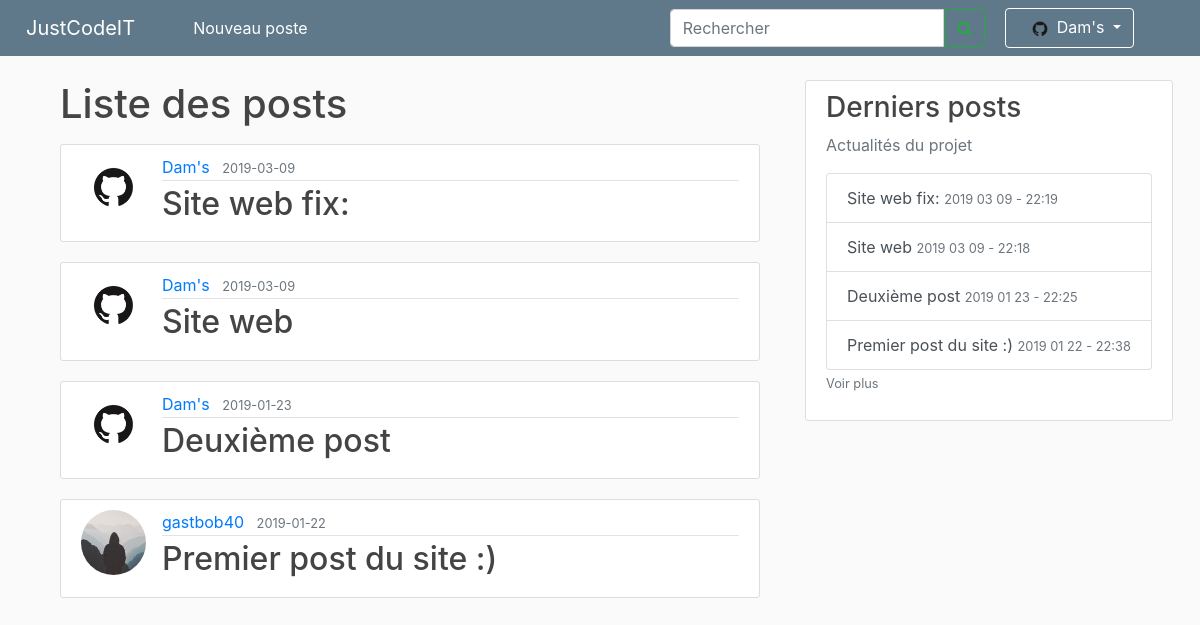
/posts (signed in), run on the app's committed database.
### site_jci/models.py (models this page shows, shortened)
class User(db.Model, UserMixin):
    id = db.Column(db.Integer, primary_key=True)
    username = db.Column(db.String(20), unique=True, nullable=False)
    password = db.Column(db.String(60), nullable=False)
    image_file = db.Column(db.String(20), nullable=False, default='default.jpg')
    permission = db.Column(db.String(40), nullable=False)
    posts = db.relationship('Post', backref='author', lazy=True)

class Post(db.Model):
    id = db.Column(db.Integer, primary_key=True)
    title = db.Column(db.String(100), nullable=False)
    date_posted = db.Column(db.DateTime, nullable=False, default=datetime.utcnow)
    content = db.Column(db.Text, nullable=False)
    user_id = db.Column(db.Integer, db.ForeignKey('user.id'), nullable=False)

### site_jci/routes.py (the view)
@app.route("/posts")
def list_posts():
    posts = db.session.query(Post).all()
    return render_template("posts.html", posts=posts)

### site_jci/models.py (called while the page is built)
@login_manager.user_loader
def load_user(user_id):
    return User.query.get(int(user_id))

### site_jci/routes.py (called while the page is built)
@app.context_processor
def context_processor():
    posts = db.session.query(Post).all()
    if current_user.is_authenticated:
        image_file = url_for('static', filename='profile_pics/' + current_user.image_file)
        return dict(posts=posts, image_file_user=image_file)
    return dict(posts=posts)

### site_jci/templates/posts.html
{% extends "layout.html" %}
{% block content %}
<main role="main" class="container">
    <h1 class="mb-3">Liste des posts</h1>
    {% for post in posts|sort(attribute='date_posted', reverse = True) %}
    <article class="media content-section">
        <img class="rounded-circle article-img" src="{{ url_for('static', filename='profile_pics/' + post.author.image_file) }}">
        <div class="media-body">
            <div class="article-metadata">
                <a class="mr-2" href="{{ url_for('user_posts', username=post.author.username) }}">{{
                    post.author.username }}</a>
                <small class="text-muted">{{ post.date_posted.strftime('%Y-%m-%d') }}</small>
            </div>
            <h2><a class="article-title" href="{{ url_for('post', post_id=post.id) }}">{{ post.title }}</a></h2>
        </div>
    </article>
    {% endfor %}
</main>
{% endblock content %}

### site_jci/templates/layout.html (shortened to what this page needs)
<!DOCTYPE html>
<html lang="en">
<head>
    <link rel="stylesheet" href="https://stackpath.bootstrapcdn.com/bootstrap/4.1.3/css/bootstrap.min.css"
>
    <link rel="stylesheet" type="text/css" href="{{ url_for('static', filename='main.css') }}">
    <link rel="stylesheet" href="https://cdnjs.cloudflare.com/ajax/libs/font-awesome/4.7.0/css/font-awesome.min.css">
</head>
<body>
    <nav class="navbar navbar-expand-md navbar-dark bg-steel fixed-top">
        <a class="navbar-brand" style="margin:0 50px 0 10px" href="{{ url_for('homePage') }}">JustCodeIT</a>
        <div class="navbar-collapse collapse show" id="navbarsExample04" style="">
            <ul class="navbar-nav mr-auto">
                {% if current_user.is_authenticated %}
                <li class="nav-item active rm-lt">
                    <a class="nav-link" href="{{ url_for('new_post') }}">Nouveau poste<span class="sr-only">(current)</span></a>
                </li>
                {% endif %}
            </ul>
            <form class="form-inline my-2 my-md-0">
                <div class="" style="">
                    <input class="form-control " type="search" placeholder="Rechercher" aria-label="Search4" style=" border-top-right-radius:0;border-bottom-right-radius:0">
                    <button class="btn btn-outline-success rm-lt" type="" style="margin-left:
                            -4px;border-bottom-left-radius: 0%;border-top-left-radius:0 "><i
                            class="fa fa-search"></i></button>
                </div>
                <div class="navbar-nav rm-lt">
                    {% if current_user.is_authenticated %}
                    <li class="nav-item dropdown" style="margin-right:50px;">
                        <a class="btn btn-dark dropdown-toggle " style="margin-left:20px; background-color:#5f788a ;border-color: white"
                            href="#" id="navbarDropdown" role="button" data-toggle="dropdown" aria-haspopup="true"
                            aria-expanded="false">
                            <img class="rounded-circle account-img" src="{{ image_file_user }}" style="width: 2vw; height: 2vw; margin: 0px 0px 0px 10px">
                            {{ current_user.username }}
                            {% endif %}
                        </a>
                        {% if current_user.is_authenticated %}
                    </li>
                    {% else %}
                    <a class="nav-item nav-link" style="margin-left:50px;" href="{{ url_for('login') }}">Se connecter</a>
                    {% endif %}
                </div>
            </form>
        </div>
    </nav>
    <main role="main" class="container ">
        <div class="row">
            <div class="col-md-8">
                {% block content %}{% endblock %}
            </div>
            <div class="col-md-4">
                <div class="content-section info-list">
                    <h3>Derniers posts</h3>
                    <p class='text-muted'>Actualités du projet
                        <div class="list-group">
                            {% for post in posts|sort(attribute='date_posted', reverse = True) %}
                            {% if loop.index <= 6 %} <a href="/post/{{ post.id }}" class="list-group-item list-group-item-action">{{
                                post.title
                                }} <small class="text-muted">{{ post.date_posted.strftime('%Y %m %d - %H:%M') }}</small></a>
                                {% endif %}
                                {% endfor %}
                        </div>
                        <a class="text-muted" href="{{ url_for('list_posts') }}"><small>Voir plus</small></smal></a>
                    </p>
                </div>
            </div>
        </div>
    </main>
</html>

### site_jci/static/main.css (style rules this page uses)
body { background: #fafafa; color: #333333; margin-top: 5rem; }
h1, h2, h3, h4, h5, h6 { color: #444444; }
.bg-steel { background-color: #5f788a; }
.content-section { background: #ffffff; padding: 10px 20px; border: 1px solid #dddddd; border-radius: 3px; margin-bottom: 20px; }
.article-title { color: #444444; }
.article-img { height: 65px; width: 65px; margin-right: 16px; }
.article-metadata { padding-bottom: 1px; margin-bottom: 4px; border-bottom: 1px solid #e3e3e3 }
.account-img { height: 125px; width: 125px; margin-right: 20px; margin-bottom: 16px; }
.info-list { position: fixed; }

### data on the page
User: username "Dam's"
Post: image_file (picture), author.username "Dam's", date_posted "2019-03-09", title "Site web fix:", date_posted "2019 03 09 - 22:19"
Post: image_file (picture), author.username "Dam's", date_posted "2019-03-09", title "Site web", date_posted "2019 03 09 - 22:18"
Post: image_file (picture), author.username "Dam's", date_posted "2019-01-23", title "Deuxième post", date_posted "2019 01 23 - 22:25"
Post: image_file (placeholder picture), author.username "gastbob40", date_posted "2019-01-22", title "Premier post du site :)", date_posted "2019 01 22 - 22:38"
